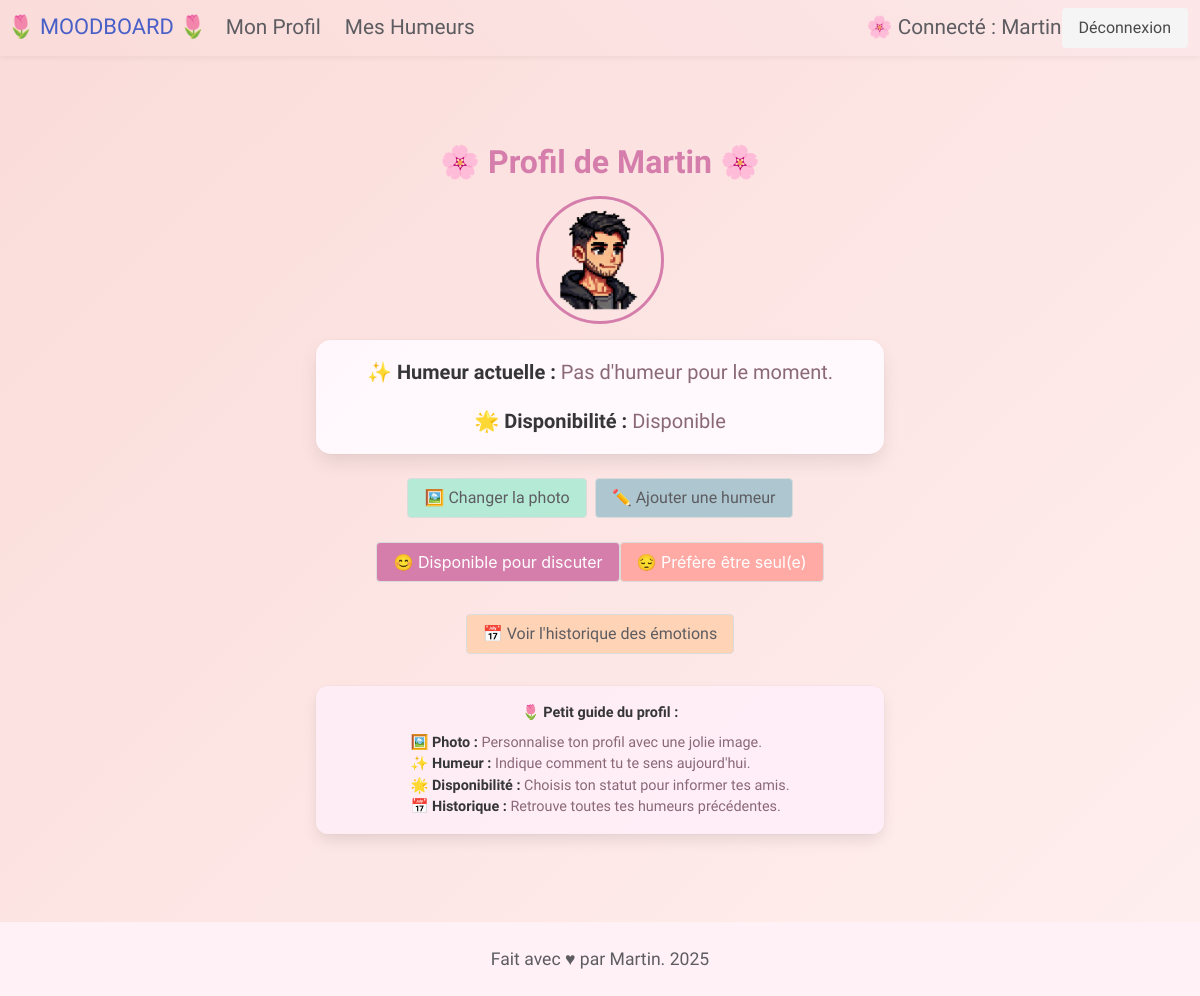
The app's page /profile/Martin (signed in) with its own data.
### app.py (models this page shows)
class User(db.Model):
    __tablename__ = 'user'
    __table_args__ = {'extend_existing': True}
    id = db.Column(db.Integer, primary_key=True)
    username = db.Column(db.String(50), unique=True, nullable=False)
    password = db.Column(db.String(200), nullable=False)
    moods = db.relationship('Mood', backref='user', lazy=True, order_by="Mood.created_at.desc()")
    profile_pic = db.Column(db.String(200), default='picture1.png')
    availability = db.Column(db.String(20), default="Pas de statut")
    ideas = db.relationship('Idea', backref='author', lazy=True)

### app.py (the view, shortened to what this page needs)
@app.route('/profile/<username>', methods=['GET', 'POST'])
def user_profile(username):
    user = User.query.filter_by(username=username).first_or_404()
    current_mood = user.moods[0].mood_text if user.moods else "Pas d'humeur pour le moment."
    return render_template('user_profile.html', username=username, mood=current_mood, user=user)

### templates/user_profile.html (shortened to what this page needs)
{% extends "layout.html" %}
{% block content %}
<div class="container animated fadeIn" style="max-width:600px; margin:auto; text-align:center; padding:1rem;">
  <h1 class="title" style="color:#D57EAC; margin-bottom:1rem;">🌸 Profil de {{ username }} 🌸</h1>
  <figure class="image is-128x128" style="margin: 1rem auto;">
    <img src="{{ url_for('static', filename='images/' ~ user.profile_pic) }}" alt="{{ username }}" style="border-radius:50%; border:3px solid #D57EAC;">
  </figure>
  <div class="box" style="background-color:rgba(255,250,255,0.9); border-radius:15px; margin-top:1rem;">
    <p class="subtitle" style="color:#8A6878;">
      <strong>✨ Humeur actuelle :</strong> {{ mood }}
    </p>
    <p class="subtitle" style="color:#8A6878;">
      <strong>🌟 Disponibilité :</strong> {{ user.availability|capitalize }}
    </p>
  </div>
  {% if session.username == username %}
    <div class="buttons is-centered" style="margin-top:1rem;">
      <a class="button" style="background-color:#B5EAD7; color:#5D5C61;" href="{{ url_for('choose_profile_pic') }}">
        🖼️ Changer la photo
      </a>
      <a class="button" style="background-color:#AEC6CF; color:#5D5C61;" href="{{ url_for('add_mood') }}">
        ✏️ Ajouter une humeur
      </a>
    </div>
    <form method="POST" action="{{ url_for('update_availability') }}" style="margin-top:1rem;">
      <div class="field is-grouped is-grouped-centered">
        <button name="availability" value="Disponible" class="button" type="submit" style="background-color:#D57EAC; color:#fff;">
          😊 Disponible pour discuter
        </button>
        <button name="availability" value="Seul(e)" class="button" type="submit" style="background-color:#FFAAA5; color:#fff;">
          😔 Préfère être seul(e)
        </button>
      </div>
    </form>
  {% else %}
    <p style="color:#8A6878; margin-top:1rem;">
      🔒 Vous n'êtes pas connecté en tant que {{ username }}.<br>
      <a href="{{ url_for('login') }}" style="color:#D57EAC;">Connexion</a>
    </p>
  {% endif %}
  <div style="margin-top:2rem;">
    <a class="button" style="background-color:#FFD3B6; color:#5D5C61;" href="{{ url_for('user_moods', username=username) }}">
      📅 Voir l'historique des émotions
    </a>
  </div>
  <div class="box" style="background-color:rgba(255,239,250,0.8); border-radius:12px; color:#8A6878; margin-top:2rem; padding:1rem; font-size:0.9rem;">
    <p><strong>🌷 Petit guide du profil :</strong></p>
    <ul style="margin-top:0.5rem; text-align:left; display:inline-block;">
      <li><strong>🖼️ Photo :</strong> Personnalise ton profil avec une jolie image.</li>
      <li><strong>✨ Humeur :</strong> Indique comment tu te sens aujourd'hui.</li>
      <li><strong>🌟 Disponibilité :</strong> Choisis ton statut pour informer tes amis.</li>
      <li><strong>📅 Historique :</strong> Retrouve toutes tes humeurs précédentes.</li>
    </ul>
  </div>
</div>
{% endblock %}

### templates/layout.html (style rules this page uses)
body { background: linear-gradient(135deg, #FADCD9, #FFEFEF); color: #5D5C61; font-family: 'Baloo 2', cursive; font-size: 1.2rem; margin: 0; padding: 0; overflow-x: hidden; position: relative; }
.container { max-width: 100%; padding: 1.5rem; }

### templates/user_profile.html (style rules this page uses)
.animated.fadeIn { animation: fadeIn 1s ease-out; }

### records on screen
User: profile_pic (picture), availability "Disponible"

### other values on screen
{{ session.username }} "Martin"
{{ username }} "Martin"
{{ mood }} "Pas d'humeur pour le moment."
